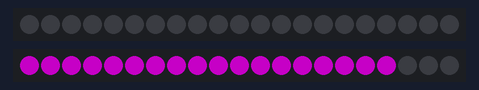
Recording of a sketch running on a simulated Arduino Uno, built with avr-gcc and run on an emulated ATmega328P. Shown: 2 × 21 RGB LEDs in strip order, left to right. Dim RGB values are drawn brighter than linear.

Above: at 3.1 s.
At 4.71 s:
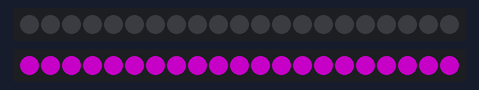
At 12.74 s:
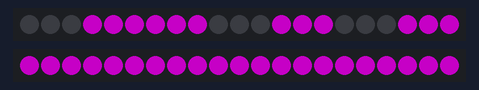
At 20.77 s:
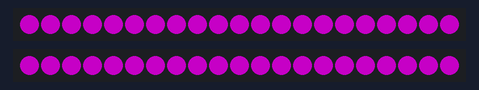
At 21.38 s:
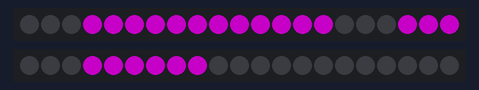
At 39.88 s:
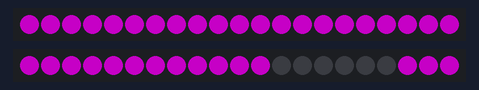

The sketch:

twodigit.ino
```cpp
#include "NeoDigit.h"
#define LEDS_PER_SEGMENT 3
#define NUM_LEDS LEDS_PER_SEGMENT * 7

CRGB leds1[NUM_LEDS];
CRGB leds2[NUM_LEDS];
NeoDigit Digit1(leds1,LEDS_PER_SEGMENT);
NeoDigit Digit2(leds2,LEDS_PER_SEGMENT);
// FastLED stuff
#define DATA_PIN1 2
#define DATA_PIN2 3
#define LED_TYPE WS2811
#define COLOR_ORDER GRB
#define BRIGHTNESS          96
#define FRAMES_PER_SECOND  120

void setup() {
delay(3000); // 3 second delay for recovery

  // tell FastLED about the LED strip configuration
  FastLED.addLeds<LED_TYPE,DATA_PIN1,COLOR_ORDER>(leds1, NUM_LEDS).setCorrection(TypicalLEDStrip);
  FastLED.addLeds<LED_TYPE,DATA_PIN2,COLOR_ORDER>(leds2, NUM_LEDS).setCorrection(TypicalLEDStrip);

  // set master brightness control
  FastLED.setBrightness(BRIGHTNESS);

}
uint8_t gHue = 0; // rotating "base color" used by many of the patterns
uint8_t counter = 0;
void loop() {

  fill_solid(leds1,NUM_LEDS,CRGB::Magenta);
  fill_solid(leds2,NUM_LEDS,CRGB::Magenta);
  if (counter/10 > 0)
    Digit1.display(counter/10);
  else
    fill_solid(leds1,NUM_LEDS,CRGB::Black);
  Digit2.display(counter-(counter/10)*10);
  //Digit1.display(counter,gHue);
  FastLED.show();
  // do some periodic updates
  EVERY_N_MILLISECONDS( 10 ) { gHue++; } // slowly cycle the "base color" through the rainbow
  EVERY_N_MILLISECONDS( 200 ) { counter++; if (counter>99) counter=0;}

}
```
